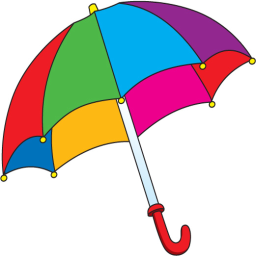
%> input picture Segmentacja przez podzial i scalanie/Segmentacja przez podział i scalanie/umbrealla.png, 256 x 256 px
$ octave zad1.m   (GNU Octave 9; MATLAB toolbox functions it lacks are replaced by stand-ins)
%> lines starting %> are read from the running program, lines starting %| are printed output that depends on the picture; in (x1, y1, x2, y2) boxes, pixels count from 0 and x2, y2 are one past the last pixel; in counts of white or black regions, pixels touching at a corner belong together; the program's own positions count from 1
### Segmentacja przez podzial i scalanie/Segmentacja przez podział i scalanie/split.m
function [odcien, odchyl]=split(obraz, LX, LY, PX, PY)

global segRes;
global segRes2;
global index;
global prog;
global minimum;

macierz=obraz(LX:PX,LY:PY);
wektor=macierz(:);
odcien=mean(wektor);
odchyl=std(wektor);

srodekx=round((LX+PX)/2);
srodeky=round((LY+PY)/2);

if( odchyl>prog && abs(PX-LX)>minimum && abs(PY-LY)>minimum)
   split(obraz, LX, LY, srodekx, srodeky);
   split(obraz, srodekx, LY, PX, srodeky);
   split(obraz, LX, srodeky, srodekx, PY);
   split(obraz, srodekx, srodeky, PX, PY);
else
    index=index+1;
    segRes(LX:PX,LY:PY) = index;
    segRes2(LX:PX,LY:PY)=odcien;
end

end

### Segmentacja przez podzial i scalanie/Segmentacja przez podział i scalanie/zad1.m
clear all;
close all;

parasol=imread('umbrealla.png');
%> parasol is the input picture: size 256x256x3 uint8; mean R, G, B 203, 192.6, 193.8
figure(1);
imshow(parasol);
hsv=rgb2hsv(parasol);
%> hsv: size 256x256x3 double; mean H, S, V 0.268, 0.343, 0.916
h=double(hsv(:,:,1));
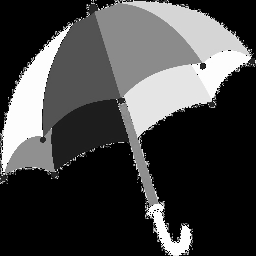
%> h: size 256x256 double; min 0, max 0.999, mean 0.268
figure(2);
imshow(hsv);

global segRes;
global segRes2;
global index;
global prog;
global minimum;

segRes=ones(256);
index=1;
prog=0.02;
minimum=3;

split(h,1,1,256,256);
%> in split, `odcien=mean(wektor);`: odcien = 0.268
%> in split, `odchyl=std(wektor);`: odchyl = 0.36
%> call 2 of split, with LX = 1, LY = 1, PX = 129, PY = 129
%> in split (call 2), `macierz=obraz(LX:PX,LY:PY);`:
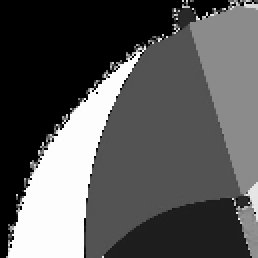
%> macierz: size 129x129 double (shown 2 times larger); min 0, max 0.998, mean 0.344
%> in split (call 2), `odcien=mean(wektor);`: odcien = 0.344
%> in split (call 2), `odchyl=std(wektor);`: odchyl = 0.332
%> call 3 of split, with LX = 1, LY = 1, PX = 65, PY = 65
%> in split (call 3), `macierz=obraz(LX:PX,LY:PY);`:
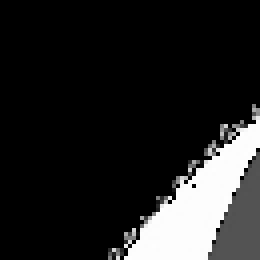
%> macierz: size 65x65 double (shown 4 times larger); min 0, max 0.998, mean 0.136
%> in split (call 3), `wektor=macierz(:);`: wektor = 4225 values, max 0.998 at index 3934, min 0 at index 1, mean 0.136
%> in split (call 3), `odcien=mean(wektor);`: odcien = 0.136
%> in split (call 3), `odchyl=std(wektor);`: odchyl = 0.32
%> in split (call 4), `macierz=obraz(LX:PX,LY:PY);`: macierz: size 33x33 double; every value is 0
%> in split (call 6), `segRes2(LX:PX,LY:PY)=odcien;`: segRes2: size 49x33 double; every value is 0
%> in split (call 7), `segRes2(LX:PX,LY:PY)=odcien;`: segRes2: size 65x33 double; every value is 0
%> in split (call 18), `macierz=obraz(LX:PX,LY:PY);`: macierz = [0 0 0; 0 0 0; 0 0.167 0.833]
%> in split (call 18), `wektor=macierz(:);`: wektor = [0; 0; 0; 0; 0; 0.167; 0; 0; 0.833]
%> in split (call 18), `odcien=mean(wektor);`: odcien = 0.111
%> in split (call 18), `odchyl=std(wektor);`: odchyl = 0.276
%> in split (call 18), `segRes2(LX:PX,LY:PY)=odcien;`:
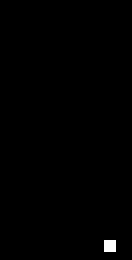
%> segRes2: size 65x33 double (shown 4 times larger); values 0 (black) and 0.111 (white), 0.42% white in thin lines or dots, all inside (x1, y1, x2, y2) = (26, 60, 29, 63)
%> in split (call 19), `segRes2(LX:PX,LY:PY)=odcien;`: segRes2: size 65x33 double; 0.42% of pixels changed, all inside (x1, y1, x2, y2) = (26, 62, 29, 65)
%> in split (call 22), `segRes2(LX:PX,LY:PY)=odcien;`: segRes2: size 65x33 double; min 0, max 0.225, mean 0.0012
%> in split (call 23), `segRes2(LX:PX,LY:PY)=odcien;`: segRes2: size 65x33 double; min 0, max 0.225, mean 0.00164
%> in split (call 24), `segRes2(LX:PX,LY:PY)=odcien;`: segRes2: size 65x33 double; min 0, max 0.332, mean 0.00289
%> in split (call 26), `segRes2(LX:PX,LY:PY)=odcien;`: segRes2: size 65x33 double; min 0, max 0.332, mean 0.00324
%> in split (call 27), `segRes2(LX:PX,LY:PY)=odcien;`: segRes2: size 65x33 double; min 0, max 0.357, mean 0.0043
%> in split (call 28), `segRes2(LX:PX,LY:PY)=odcien;`: segRes2: size 65x33 double; min 0, max 0.357, mean 0.00516
%> in split (call 29), `segRes2(LX:PX,LY:PY)=odcien;`: segRes2: size 65x33 double; min 0, max 0.485, mean 0.00637


figure(3);
imshow(segRes,[]);

figure(4);
imshow(segRes2,[]);

%8

for i=1:index
    IB = segRes == i;
    if(~any(IB))
        continue
    end
    IBDilate = imdilate(IB,strel('square',3));
    IBDiff=IBDilate-IB;
    IBMult=IBDiff.*segRes;
    IBMultNZ=nonzeros(IBMult);
    IBUnique=unique(IBMultNZ);


  for n= 1:size(IBUnique)
IBS = segRes == IBUnique(n);

[x,y] =find(IB,1,'first');
[x1,y1] = find(IBS,1,'first');
if(abs(segRes2(x,y) - segRes2(x1,y1))<prog)
    segRes(IBS) = i;
end
end
end
%> this loop made 3467 passes
%> (IBMultNZ, IBUnique) on passes 10, 12, 13: ([8; 8; 8; 8; 8; 11; 8; 11; 8; 12; 12; 13], [8; 11; 12; 13]), ([10; 10; 10; 10; 10; 13; 10; 13; 15; 18; 18; 19], [10; 13; 15; 18; 19]), ([10; 10; 10; 250; 12; 252; 12; 252; 18; 19; 19; 258], [10; 12; 18; 19; 250; 252; 258])
figure(5)
imshow(label2rgb(segRes),[])

% 15

unv = unique(segRes);
%> unv = 1326 values from 12 to 3466

licznik = 0;
for i = 1:size(unv)
   IM = segRes == unv(i);
   suma = sum(IM);
   segRes(IM) = licznik;
   licznik = licznik + 1;
   if (suma <minimum)
   segRes=segRes.*~IM;
   end
end
%> this loop made 1326 passes
%> pass 1, `IM = segRes == unv(i);`:
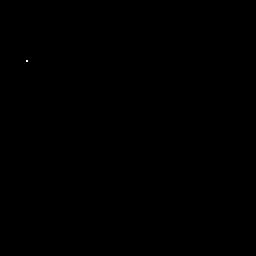
%> IM: size 256x256 logical; 0.01% white in thin lines or dots, all inside (x1, y1, x2, y2) = (26, 60, 28, 62)
%> after the loop:
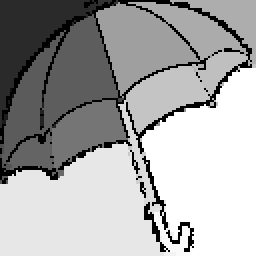
%> segRes: size 256x256 double; min 0, max 1325, mean 876.2; drawn with min black and max white
%> after the loop, licznik = 1326

figure(6)
imshow(label2rgb(segRes),[])
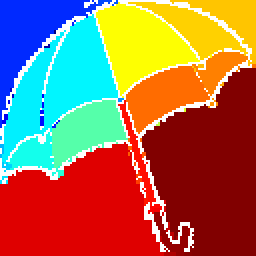
%> displayed picture: size 256x256x3, on the screen's scale of 0 to 255; mean R, G, B 158.9, 108.7, 81.1
